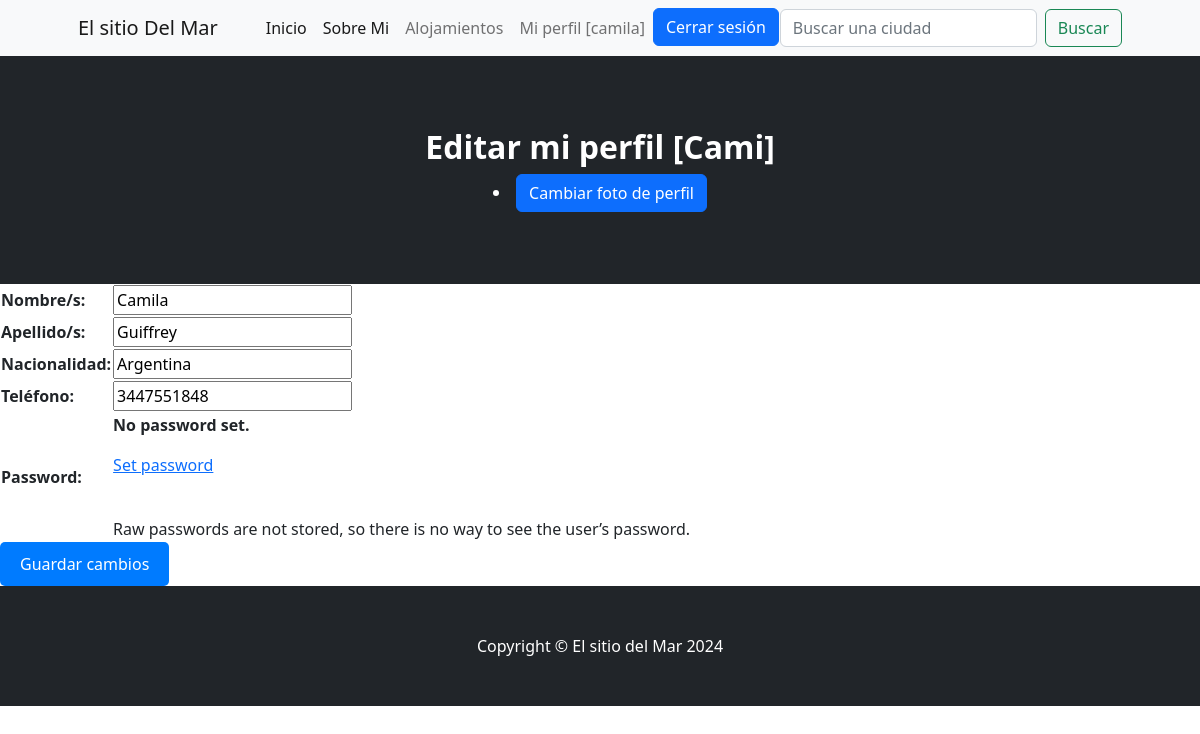
Page /perfil/ (signed in) on the committed database.
### aplicacion/models.py (models this page shows, shortened)
class Usuario(AbstractUser):
    nombre = models.CharField(max_length=100)
    apellido = models.CharField(max_length=100, default='')
    email = models.EmailField(unique=True)
    username = models.CharField(max_length=150, unique=True, default='')
    telefono = models.IntegerField(default=0)
    nacionalidad = models.CharField(max_length=100, default='')
    password = models.CharField(max_length=100, unique=True, default='')
    USERNAME_FIELD = 'username'

### aplicacion/views.py (the view)
# urls.py: path('perfil/', editProfile, name="perfil"),
@login_required
def editProfile(request): # Editar el perfil
    if request.method == "POST":
        miForm = UserEditForm(request.POST)
        if miForm.is_valid():
            usuario = request.user
            usuario.first_name = miForm.cleaned_data.get("nombre")
            usuario.last_name = miForm.cleaned_data.get("apellido")
            usuario.telefono = miForm.cleaned_data.get("telefono")
            usuario.nacionalidad = miForm.cleaned_data.get("nacionalidad")
            usuario.save()
            return redirect(reverse_lazy('home'))
    else:
        usuario = request.user
        miForm = UserEditForm(instance=usuario)
    return render(request, "aplicacion/editarPerfil.html", {"form": miForm})

### aplicacion/forms.py
class UserEditForm(UserChangeForm):
    nombre = forms.CharField(label="Nombre/s", max_length=50, required=True)
    apellido = forms.CharField(label="Apellido/s", max_length=50, required=True)
    nacionalidad = forms.CharField(label="Nacionalidad", max_length=50, required=True)
    telefono = forms.IntegerField(label="Teléfono", required=True)
    class Meta:
        model = Usuario
        fields = ["nombre", "apellido", "nacionalidad", "telefono"]

### aplicacion/templates/aplicacion/editarPerfil.html (shortened to what this page needs)
{% extends 'aplicacion/index.html' %}
{% block header %}
<header class="bg-dark py-5">
    <div class="container px-3 px-lg-4 my-4">
        <div class="text-center text-white">
            <h2 class="display-7 fw-bolder">Editar mi perfil [{{user.first_name}}]</h2>
            <li><a class="btn btn-primary" href="{% url 'agregar_avatar' %}">Cambiar foto de perfil</a></li>
        </div>
    </div>
</header>
{% endblock header %}
{% block contenido %}
<form action="" method="post">
    <table>
        {{ form.as_table }}
    </table>
    <input type="submit" value="Guardar cambios">
</form>
{% endblock contenido %}

### aplicacion/templates/aplicacion/index.html (shortened to what this page needs)
<!DOCTYPE html>
<html lang="en">
    <head>
        {% load static %}
        <link href="https://cdn.jsdelivr.net/npm/bootstrap-icons@1.5.0/font/bootstrap-icons.css" rel="stylesheet" />
        <link href="{% static 'css/styles.css' %}" rel="stylesheet" />
    </head>
    <body>
        <nav class="navbar navbar-expand-lg navbar-light bg-light">
            <div class="container px-4 px-lg-5">
                <a class="navbar-brand" href="{% url 'home' %}">El sitio Del Mar</a>
                <div class="collapse navbar-collapse" id="navbarSupportedContent">
                    <ul class="navbar-nav me-auto mb-2 mb-lg-0 ms-lg-4">
                        {% if  user.is_authenticated %}
                            <li class="nav-item"><a class="nav-link active" aria-current="page" href="{% url 'home' %}">Inicio</a></li>
                            <li class="nav-item"><a class="nav-link active" aria-current="page" href="{% url 'about_me' %}">Sobre Mi</a></li>
                            <li class="nav-item"><a class="nav-link" href="{% url 'alojamiento'%}">Alojamientos</a></li>
                            <li class="nav-item"><a class="nav-link" href="{% url 'usuario' %}">Mi perfil [{{user.username}}]</a></li>
                            <li class="nav-item"> <a class="btn btn-primary" href="{% url 'logout' %}">Cerrar sesión</a></li>
                        {% endif %}
                    </ul>
                    <form class="d-flex" action="{% url 'encontrar_alojamiento' %}" method="GET">
                        <input class="form-control me-2" type="search" placeholder="Buscar una ciudad" aria-label="Buscar" name="buscar">
                        <button class="btn btn-outline-success" type="submit">Buscar</button>
                    </form>
                </div>
            </div>
        </nav>
        {% block header %}{% endblock header %}
        {% block contenido %}{% endblock contenido %}
        {% block footer %}
        <footer class="py-5 bg-dark">
            <div class="container"><p class="m-0 text-center text-white">Copyright &copy; El sitio del Mar 2024</p></div>
        </footer>
        {% endblock footer %}
    </body>
</html>

### rows in the picture
Usuario: username "camila", first_name "Cami", nombre "Camila", apellido "Guiffrey", nacionalidad "Argentina", telefono "3447551848"
